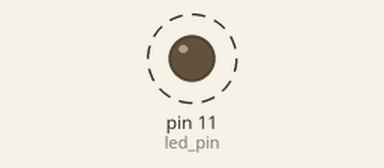
This sketch was run on a simulated Arduino Uno, built with avr-gcc and run on an emulated ATmega328P. Shown: output pins drawn as LEDs (lit = HIGH). Dashed ring = blinking.

Above: at 0.45 s.
Timing chart, 0 to 3.0 s (numbered marks = the images above):
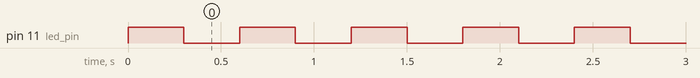

Measured:
- by itself, pin 11 (led_pin): alternates HIGH for 0.30 s and LOW for 0.30 s

The sketch:

experimento08_1.ino
```cpp
unsigned long time_past = 0;
int led_pin = 11;


void setup() {
  Serial.begin(115200);
  pinMode(led_pin,OUTPUT);
}

void loop() {
  time_past = millis();
  digitalWrite(led_pin,HIGH);
  while((millis()-time_past) < 300){}
  digitalWrite(led_pin,LOW);
  while((millis()-time_past) < 600){}

}
```
